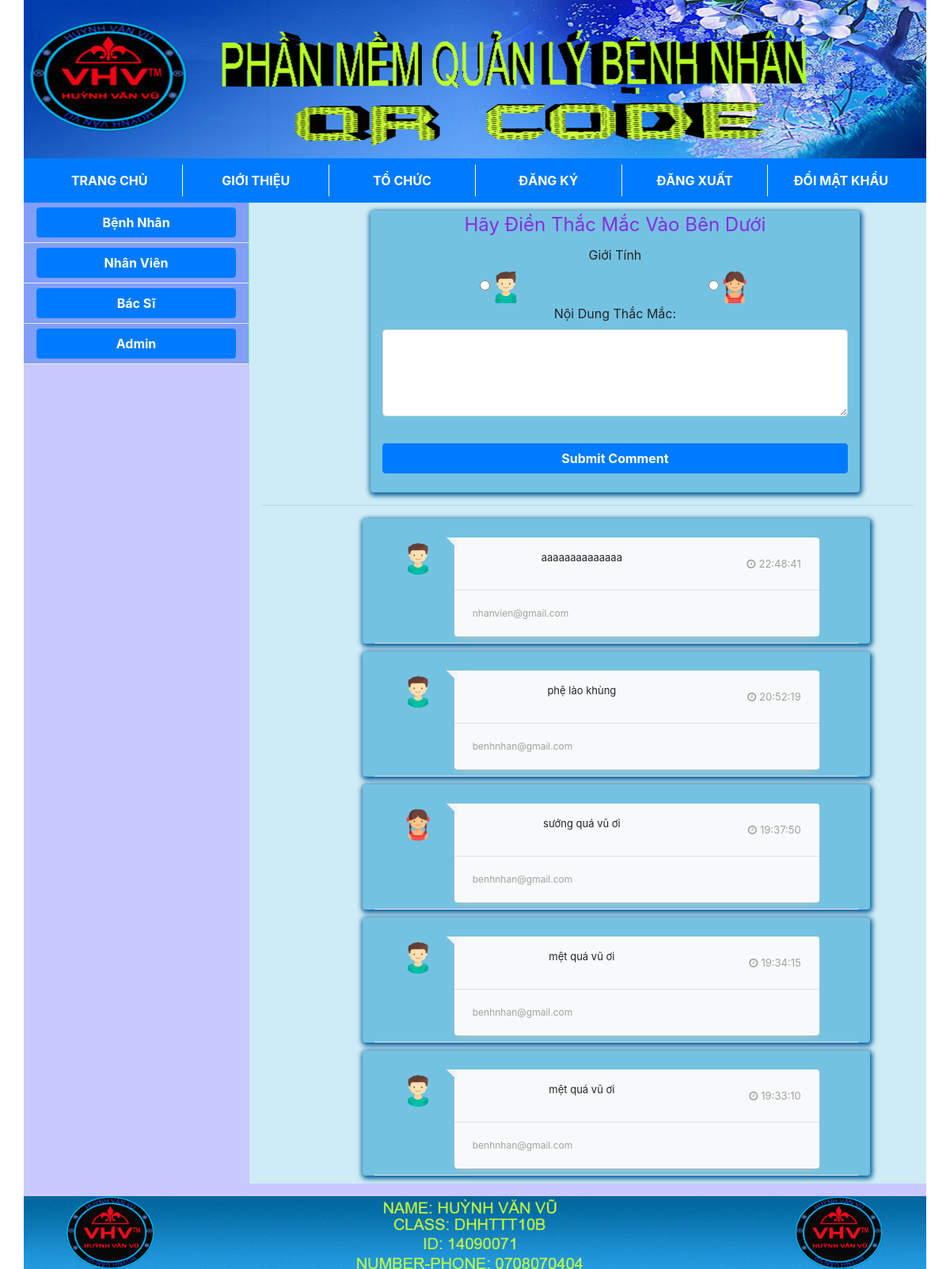
/TheScript/index.php (signed in), run on the app's committed database.
### tables this page shows
CREATE TABLE IF NOT EXISTS `comments` (
  `cmt_id` int(11) NOT NULL AUTO_INCREMENT,
  `cmt_name` varchar(100) NOT NULL,
  `cmt_avater` varchar(50) NOT NULL,
  `cmt_body` text NOT NULL,
  `cmt_date` time NOT NULL,
  PRIMARY KEY (`cmt_id`)
);

### TheScript/index.php (the view, shortened to what this page needs)
<?php
if($_SESSION['email']){
  require('config/config.php');
  ?>
  <!DOCTYPE html>
  <html lang="en">
  <head>
    <link rel="stylesheet" href="cool/animate.css">
    <link rel="stylesheet" href="https://maxcdn.bootstrapcdn.com/bootstrap/4.0.0-beta.2/css/bootstrap.min.css">
    <link rel="stylesheet" href="https://maxcdn.bootstrapcdn.com/font-awesome/4.7.0/css/font-awesome.min.css">
    <link rel="stylesheet" href="custom.css">
    <link rel="stylesheet" href="https://stackpath.bootstrapcdn.com/bootstrap/4.3.1/css/bootstrap.min.css">
    <link rel="stylesheet" type="text/css" href="style.css">
    <link rel="stylesheet" type="text/css" href="../style.css">
  </head>
  <body>
 <div class="container">
  <div class=" header row">
    <div class=" col-12 text-left">
      <a  href="http://localhost/quanlybenhnhan/index.php?controller=nguoinha&action=trangchu">
        <img src="../view/images/header.png"  >
      </a>
    </div>
  </div>
</div>
  <div class="container">
    <div class="row">
      <div class="col-12 p-0">
        <nav class="navbar navbar-expand-lg navbar-dark bg-primary">
          <div class="collapse navbar-collapse" id="navbarsExample03">
            <ul class="navbar-nav mr-auto nav-custom six">
              <li class="nav-item active">
                <a  class="nav-link" href="http://localhost/quanlybenhnhan/index.php?controller=index&action=trangchu">TRANG CHỦ</a>
              </li>
              <li class="nav-item active">
                <a  class="nav-link"  href="http://localhost/quanlybenhnhan/index.php?controller=index&action=gioithieu">GIỚI THIỆU</a>
              </li>
              <li class="nav-item active">
                <a class="nav-link" href="http://localhost/quanlybenhnhan/index.php?controller=index&action=tochuc">TỔ CHỨC</a>
              </li>
              <li class="nav-item active">
                <a  class="nav-link" href="http://localhost/quanlybenhnhan/index.php?controller=nguoinha&action=dangky">ĐĂNG KÝ</a>
              </li>
              <li class="nav-item active">
                <a class="nav-link" href="http://localhost/quanlybenhnhan/index.php?controller=nhanvien&action=dangxuat"  > ĐĂNG XUẤT</a>
              </li>
              <li class="nav-item active">
                <a class="nav-link" href="http://localhost/quanlybenhnhan/index.php?controller=index&action=doimatkhau"  > ĐỔI MẬT KHẨU</a>
              </li>
            </ul>
          </div>
        </nav>
      </div>
    </div>
  </div>
  <div class="container">
    <div class="row">
      <div class="col-12  menu-left col-lg-3  p-0">
       <ul  class="doc d-none d-sm-none d-md-none d-lg-block">
        <li class="col-12">
          <div class="dropdown div-li-menu-left">
            <a href="http://localhost/quanlybenhnhan/index.php?controller=nguoinha&action=dangnhap" class="btn btn-primary " > Bệnh Nhân
            </a>
          </div>
        </li>
        <li class="col-12">
          <div class="dropdown div-li-menu-left">
            <a href="http://localhost/quanlybenhnhan/index.php?controller=nhanvien&action=dangnhap" class="btn btn-primary "> Nhân Viên
            </a>
          </div>
        </li>
        <li class="col-12">
          <div class="dropdown div-li-menu-left">
            <a href="http://localhost/quanlybenhnhan/index.php?controller=index&action=dangnhap" class="btn btn-primary ">
              Bác Sĩ
            </a>
          </div>
        </li>
        <li class="col-12">
          <div class="dropdown div-li-menu-left">
            <a href="http://localhost/quanlybenhnhan/index.php?controller=admin&action=dangnhap" class="btn btn-primary ">
            Admin</a>
          </div>
        </li>
      </ul>
    </div>
    <div class="col-12 col-lg-9 menu-right ">
      <ul  class="section row" >
        <div class="col-12">
         <div class="col-lg-9 offset-lg-2 col-12 comment-main rounded" style="margin-top: 10px ">
           <legend>Hãy Điền Thắc Mắc Vào Bên Dưới</legend>
          <form ation="" method="post">
            <div class="form-gtoup">
              <label>Giới Tính</label>
              <table width="100%" align="center">
                <tr>
                  <td width="10%"><input type="radio" name="avater" value="boy.png" required><img src="image/boy.png" width="40"></td>
                  <td width="10%"><input type="radio" name="avater" value="girl.png" required><img src="image/girl.png" width="40"></td>
                </tr>
              </table>
            </div>
            <div class="form-gtoup">
              <label>Nội Dung Thắc Mắc:</label>
              <textarea name="comment" class="form-control" rows="4"> </textarea>
            </div>
            <br>
            <button name="submit" type="submit" class="btn btn-primary btn-block"><b>Submit Comment</b></button>
            <br>
          </form>
        </div>
        <hr>
        <?php
        $comments = mysqli_query($con, "SELECT * FROM comments ORDER BY cmt_id DESC");
        while($row = mysqli_fetch_assoc($comments)) {
          $name = $row['cmt_name'];
          $avater = $row['cmt_avater'];
          $body = $row['cmt_body'];
          $date = $row['cmt_date'];
          ?>
          <div class="row">
            <div class="col-lg-9 offset-lg-2 col-12 comment-main rounded">
              <ul class="p-0">
                <li class="wow fadeInUp">
                  <div class="row comment-box p-2 pt-4 pr-5">
                    <div class="col-lg-2 col-3 user-img text-center">
                      <img src="image/<?php echo $avater; ?>" class="main-cmt-img">
                    </div>
                    <div class="col-lg-10 col-9 user-comment bg-light rounded pb-1">
                     <div class="row">
                       <div class="col-lg-8 col-6 border-bottom pr-0">
                        <?php echo $body; ?></b></font></p>
                      </div>
                      <div class="col-lg-4 col-6 border-bottom">
                        <p class="w-100 p-2 m-0"><span class="float-right"><i class="fa fa-clock-o mr-1" aria-hidden="true"></i><?php echo $date; ?></span></p>
                      </div>
                    </div>
                    <div class="user-comment-desc p-1 pl-2">
                      <p class="m-0 mr-2"><?php echo $name; ?></p>
                    </div>
                  </div>
                </div>
              </li>
            </ul>
          </div>
        </div>
      <?php } ; ?>
    </div>
  </div>
<div class="container">
  <div class="footer row">
    <img src="../view/images/footer.png">
  </div>
</div>
</body>
</html>
<?php
}else{
  header('location: http://localhost/quanlybenhnhan/index.php?controller=nguoinha&action=dangnhap');
}
?>

### TheScript/custom.css (style rules this page uses)
.footer { background-image: url('image/bg.png'); color: white; text-align: center; }
.menu-left { background-color: #819FF7; height: }
.menu-left ul { background-color: #819FF7; font-size: 100%; padding: 0; list-style-type: none; text-align: center; margin: auto; }
.menu-left ul li { line-height: 40px; border-bottom: 0.5px solid #e8e8e8; padding: 0 1em; list-style: none; }
.menu-left ul li a { text-decoration: none; color: white; font-weight: bold; display: block; text-decoration: none; }
legend { text-align: center;font-family: inherit; color: blueviolet; }
.comment-main { background-color: #74C2E1; box-shadow: 1px 2px 6px 2px #005B9A; margin-bottom: 10px; }
.comment-main ul { list-style: none; }
.main-cmt-img { width: 40px !important; height: 40px !important; border-radius: 50%; }
.border-bottom { font-size: 13px; border-bottom: 1px solid #d3d3d3; }
.user-comment { background-color: #f3f3f3 !important; box-shadow: 0px 5px 8px -4px #c1c1c1; }
.user-comment-desc, .user-comment span { color: #a0a0a0; }
.user-comment-desc p { font-size: 12px; display: inline-block; float: left; }
.user-comment:before { content: ""; height: 0; width: 0; top: 0; left: -10px; position: absolute; border-style: solid; border-width: 13px 0 0 13px; border-color: #f3f3f3 transparent transparent transparent; }

### style.css (style rules this page uses)
html,body { padding: 0; margin: 0; max-width: 100%; max-height: 100%; }
.section { background-color: #CEECF5; }
.header { margin-left: -30px; margin-right: -30px; }
.header img { max-width: 100% }
.menu-left { background-color: #0000ff36; height: }
.menu-left ul { background-color: #819FF7; font-size: 100%; padding: 0; list-style-type: none; text-align: center; border-right: 1px solid #81f7a1 }
.menu-left ul li { line-height: 50px; border-bottom: 0.5px solid #e8e8e8; padding: 0 1em; list-style: none; }
.menu-left ul li a { max-width: 100%;text-decoration: none; color: white; font-weight: bold; display: block; text-decoration: none; }
.menu-right { background: #0000ff36 }
.menu-right ul { font-size: 100%; padding: 0; list-style-type: none; text-align: center; }
.menu-right ul li { line-height: 50px; border-bottom: 0.5px solid #e8e8e8; padding: 0 1em; list-style: none; }
.footer>img { max-width: 100%; }
.dropdown { position: relative; display: inline-block; }
.form-control { margin-bottom: 10px; }
table { text-align: center; max-width: 98% }
legend { text-align: center;font-family: inherit; color: blueviolet; }
.nav-item { padding: 0em 3em; }
.six .nav-item { padding: 0; }
.nav-link { font-weight: bold; }
.nav-custom { display: flex; width: 100%; }
.nav-custom li { border-left: 1px solid white; width: 25%; text-align: center; }
.nav-custom li:nth-child(1) { border-left: 0px solid white; }
.div-li-menu-left { width: 100%; }

### data on the page
comments: cmt_avater (picture), cmt_body "aaaaaaaaaaaaaa", cmt_date "22:48:41", cmt_name "nhanvien@gmail.com"
comments: cmt_avater (picture), cmt_body "phệ lào khùng", cmt_date "20:52:19", cmt_name "benhnhan@gmail.com"
comments: cmt_avater (picture), cmt_body "sướng quá vũ ơi", cmt_date "19:37:50", cmt_name "benhnhan@gmail.com"
comments: cmt_avater (picture), cmt_body "mệt quá vũ ơi", cmt_date "19:34:15", cmt_name "benhnhan@gmail.com"
comments: cmt_avater (picture), cmt_body "mệt quá vũ ơi", cmt_date "19:33:10", cmt_name "benhnhan@gmail.com"
